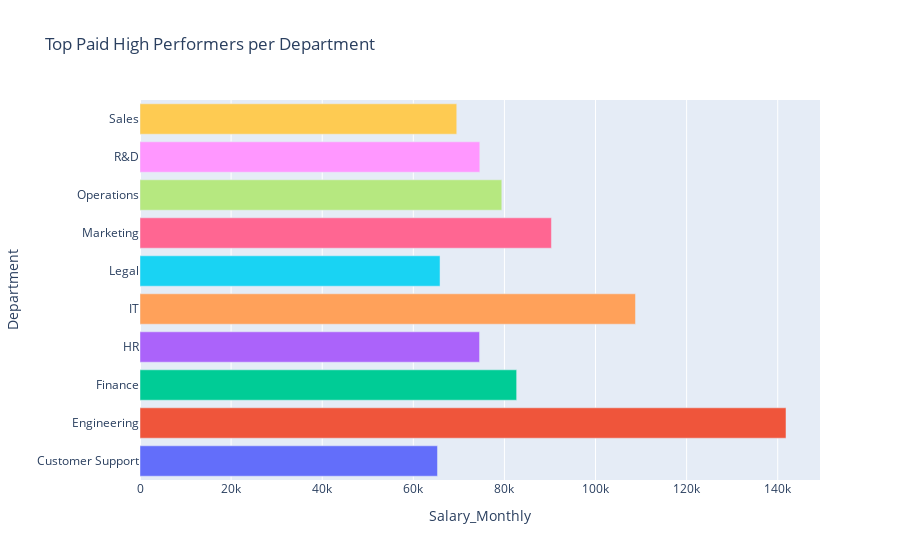

The notebook cell saved with this chart:
### Markdown cell above
##### Top Paid High Performers
Identifies star performers

### Code cell
top_employees = (
    df[df["PerformanceRating"].isin(["Excellent", "Very Good"])]
    .sort_values("Salary_Monthly", ascending=False)
    .groupby("Department",observed=True)
    .first()
    .reset_index()
)

top_employees[["Department", "EmployeeName", "Salary_Monthly", "PerformanceRating"]]
fig = px.bar(
    top_employees,
    x="Salary_Monthly",
    y="Department",
    color="EmployeeName",
    #text="EmployeeName",
    title="Top Paid High Performers per Department"
)
fig.update_layout(showlegend=False)
#fig.update_traces(textposition="outside")
fig.show()

### Figure 1 — Plotly figure (JSON) as saved in the notebook; plotly's stock layout.template omitted (floating-point values rounded to 4 significant figures)
{"data": [{"alignmentgroup": "True", "hovertemplate": "EmployeeName=Saanvi Patel<br>Salary_Monthly=%{x}<br>Department=%{y}<extra></extra>", "legendgroup": "Saanvi Patel", "marker": {"color": "#636efa", "pattern": {"shape": ""}}, "name": "Saanvi Patel", "offsetgroup": "Saanvi Patel", "orientation": "h", "showlegend": true, "textposition": "auto", "type": "bar", "x": [65310.0], "xaxis": "x", "y": ["Customer Support"], "yaxis": "y"}, {"alignmentgroup": "True", "hovertemplate": "EmployeeName=Siddharth Nair<br>Salary_Monthly=%{x}<br>Department=%{y}<extra></extra>", "legendgroup": "Siddharth Nair", "marker": {"color": "#EF553B", "pattern": {"shape": ""}}, "name": "Siddharth Nair", "offsetgroup": "Siddharth Nair", "orientation": "h", "showlegend": true, "textposition": "auto", "type": "bar", "x": [141800.0], "xaxis": "x", "y": ["Engineering"], "yaxis": "y"}, {"alignmentgroup": "True", "hovertemplate": "EmployeeName=Aarav Gupta<br>Salary_Monthly=%{x}<br>Department=%{y}<extra></extra>", "legendgroup": "Aarav Gupta", "marker": {"color": "#00cc96", "pattern": {"shape": ""}}, "name": "Aarav Gupta", "offsetgroup": "Aarav Gupta", "orientation": "h", "showlegend": true, "textposition": "auto", "type": "bar", "x": [82690.0], "xaxis": "x", "y": ["Finance"], "yaxis": "y"}, {"alignmentgroup": "True", "hovertemplate": "EmployeeName=Kabir Nair<br>Salary_Monthly=%{x}<br>Department=%{y}<extra></extra>", "legendgroup": "Kabir Nair", "marker": {"color": "#ab63fa", "pattern": {"shape": ""}}, "name": "Kabir Nair", "offsetgroup": "Kabir Nair", "orientation": "h", "showlegend": true, "textposition": "auto", "type": "bar", "x": [74540.0], "xaxis": "x", "y": ["HR"], "yaxis": "y"}, {"alignmentgroup": "True", "hovertemplate": "EmployeeName=Neha Verma<br>Salary_Monthly=%{x}<br>Department=%{y}<extra></extra>", "legendgroup": "Neha Verma", "marker": {"color": "#FFA15A", "pattern": {"shape": ""}}, "name": "Neha Verma", "offsetgroup": "Neha Verma", "orientation": "h", "showlegend": true, "textposition": "auto", "type": "bar", "x": [108800.0], "xaxis": "x", "y": ["IT"], "yaxis": "y"}, {"alignmentgroup": "True", "hovertemplate": "EmployeeName=Pooja Mehta<br>Salary_Monthly=%{x}<br>Department=%{y}<extra></extra>", "legendgroup": "Pooja Mehta", "marker": {"color": "#19d3f3", "pattern": {"shape": ""}}, "name": "Pooja Mehta", "offsetgroup": "Pooja Mehta", "orientation": "h", "showlegend": true, "textposition": "auto", "type": "bar", "x": [65870.0], "xaxis": "x", "y": ["Legal"], "yaxis": "y"}, {"alignmentgroup": "True", "hovertemplate": "EmployeeName=Vihaan Chatterjee<br>Salary_Monthly=%{x}<br>Department=%{y}<extra></extra>", "legendgroup": "Vihaan Chatterjee", "marker": {"color": "#FF6692", "pattern": {"shape": ""}}, "name": "Vihaan Chatterjee", "offsetgroup": "Vihaan Chatterjee", "orientation": "h", "showlegend": true, "textposition": "auto", "type": "bar", "x": [90320.0], "xaxis": "x", "y": ["Marketing"], "yaxis": "y"}, {"alignmentgroup": "True", "hovertemplate": "EmployeeName=Rohan Chatterjee<br>Salary_Monthly=%{x}<br>Department=%{y}<extra></extra>", "legendgroup": "Rohan Chatterjee", "marker": {"color": "#B6E880", "pattern": {"shape": ""}}, "name": "Rohan Chatterjee", "offsetgroup": "Rohan Chatterjee", "orientation": "h", "showlegend": true, "textposition": "auto", "type": "bar", "x": [79430.0], "xaxis": "x", "y": ["Operations"], "yaxis": "y"}, {"alignmentgroup": "True", "hovertemplate": "EmployeeName=Karan Gupta<br>Salary_Monthly=%{x}<br>Department=%{y}<extra></extra>", "legendgroup": "Karan Gupta", "marker": {"color": "#FF97FF", "pattern": {"shape": ""}}, "name": "Karan Gupta", "offsetgroup": "Karan Gupta", "orientation": "h", "showlegend": true, "textposition": "auto", "type": "bar", "x": [74600.0], "xaxis": "x", "y": ["R&D"], "yaxis": "y"}, {"alignmentgroup": "True", "hovertemplate": "EmployeeName=Kavya Verma<br>Salary_Monthly=%{x}<br>Department=%{y}<extra></extra>", "legendgroup": "Kavya Verma", "marker": {"color": "#FECB52", "pattern": {"shape": ""}}, "name": "Kavya Verma", "offsetgroup": "Kavya Verma", "orientation": "h", "showlegend": true, "textposition": "auto", "type": "bar", "x": [69540.0], "xaxis": "x", "y": ["Sales"], "yaxis": "y"}], "layout": {"barmode": "relative", "legend": {"title": {"text": "EmployeeName"}, "tracegroupgap": 0}, "showlegend": false, "title": {"text": "Top Paid High Performers per Department"}, "xaxis": {"anchor": "y", "domain": [0, 1], "title": {"text": "Salary_Monthly"}}, "yaxis": {"anchor": "x", "domain": [0, 1], "title": {"text": "Department"}}}}
